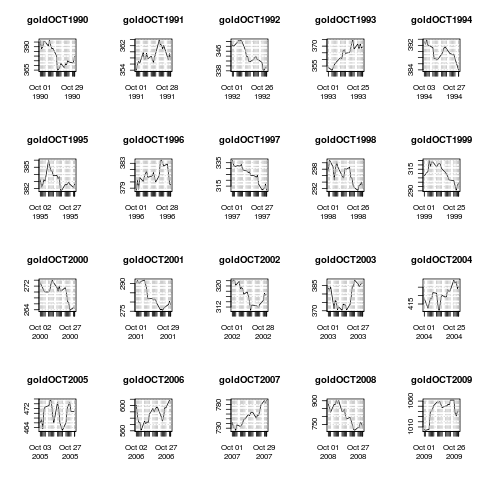

Here is the R script that generated this plot:
## getXts:getSection:getManyplots

require(quantmod)

gold <- as.xts(read.zoo("~/Dropbox/DATA/IDXDATA/$GOLD.CSV", sep=",", format ="%m/%d/%Y", header=TRUE))


## segment a series of months

goldOCT1990 <- gold ["199010"]
goldOCT1991 <- gold ["199110"]
goldOCT1992 <- gold ["199210"]
goldOCT1993 <- gold ["199310"]
goldOCT1994 <- gold ["199410"]
goldOCT1995 <- gold ["199510"]
goldOCT1996 <- gold ["199610"]
goldOCT1997 <- gold ["199710"]
goldOCT1998 <- gold ["199810"]
goldOCT1999 <- gold ["199910"]
goldOCT2000 <- gold ["200010"]
goldOCT2001 <- gold ["200110"]
goldOCT2002 <- gold ["200210"]
goldOCT2003 <- gold ["200310"]
goldOCT2004 <- gold ["200410"]
goldOCT2005 <- gold ["200510"]
goldOCT2006 <- gold ["200610"]
goldOCT2007 <- gold ["200710"]
goldOCT2008 <- gold ["200810"]
goldOCT2009 <- gold ["200910"]
goldOCT2010 <- gold ["201010"]

## turn on png output device

png("octGold.png")

## create multipane plot

par(mfrow=c(4,5))

plot (goldOCT1990)
plot (goldOCT1991)
plot (goldOCT1992)
plot (goldOCT1993)
plot (goldOCT1994)
plot (goldOCT1995)
plot (goldOCT1996)
plot (goldOCT1997)
plot (goldOCT1998)
plot (goldOCT1999)
plot (goldOCT2000)
plot (goldOCT2001)
plot (goldOCT2002)
plot (goldOCT2003)
plot (goldOCT2004)
plot (goldOCT2005)
plot (goldOCT2006)
plot (goldOCT2007)
plot (goldOCT2008)
plot (goldOCT2009)
                 

